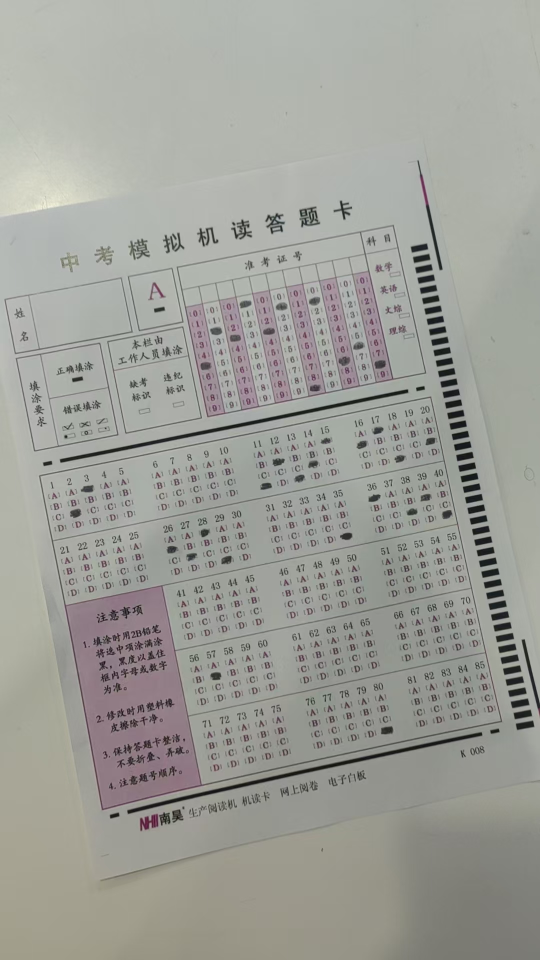
#> input picture images/test11.jpg, 1080 x 1919 px, given in place of test15.jpg, which was not available (shown at 1/2 size)
$ python recognize_answer.py
#> lines starting #> are read from the running program, lines starting #| are printed output that depends on the picture; after the words box and inside, x2 and y2 are one past the last pixel; in counts of white or black regions, pixels touching at a corner belong together; pictures that were not available may be replaced by others from this repository, and a replacement may not be noted
#> in process_answer_sheet, img is the input picture: shape (1919, 1080, 3); mean B, G, R 152.7, 158.8, 158.2
### src/find_region.py
'''
Step1: 提取答题区域和学号填涂区域，并透视变换转正视图
Author: 李明珠
Time: 2025-12-18
'''
import cv2
import numpy as np
import matplotlib.pyplot as plt

def order_points(pts):
    """func:排序角点"""
    rect = np.zeros((4, 2), dtype="float32")
    sum = pts.sum(axis=1)
    rect[0] = pts[np.argmin(sum)]  # 左上：x+y最小
    rect[2] = pts[np.argmax(sum)]  # 右下：x+y最大
    diff = np.diff(pts, axis=1)
    rect[1] = pts[np.argmin(diff)]  # 右上：x-y最小
    rect[3] = pts[np.argmax(diff)]  # 左下：x-y最大

    return rect

def perspective_transform(img, corners, show=False):
    """func:对指定区域进行透视变换，转为正视图"""
    pts = corners.reshape(4, 2)
    rect = order_points(pts)
    (tl, tr, br, bl) = rect

    # 计算新图像宽高
    widthA = np.sqrt(((br[0] - bl[0]) ** 2) + ((br[1] - bl[1]) ** 2))
    widthB = np.sqrt(((tr[0] - tl[0]) ** 2) + ((tr[1] - tl[1]) ** 2))
    maxWidth = max(int(widthA), int(widthB))

    heightA = np.sqrt(((tr[0] - br[0]) ** 2) + ((tr[1] - br[1]) ** 2))
    heightB = np.sqrt(((tl[0] - bl[0]) ** 2) + ((tl[1] - bl[1]) ** 2))
    maxHeight = max(int(heightA), int(heightB))

    # 目标矩形的四个角点（正视图）
    dst = np.array([
        [0, 0],                    # 左上
        [maxWidth - 1, 0],         # 右上
        [maxWidth - 1, maxHeight - 1],  # 右下
        [0, maxHeight - 1]         # 左下
    ], dtype="float32")

    # 计算透视变换矩阵
    M = cv2.getPerspectiveTransform(rect, dst)

    warped = cv2.warpPerspective(img, M, (maxWidth, maxHeight))

    if show:
        plt.imshow(warped, cmap='gray')
        plt.title('perspective transform')
        plt.show()

    return warped, M

def find_answer_sheet_corners(img_gray, show=False):
    """func:找到答题区域和学号填涂区域的角点"""
#> called with show = False
    binary = cv2.adaptiveThreshold(img_gray, 255,
                                    cv2.ADAPTIVE_THRESH_GAUSSIAN_C,
                                    cv2.THRESH_BINARY_INV,
                                    blockSize=31,
                                    C=15)
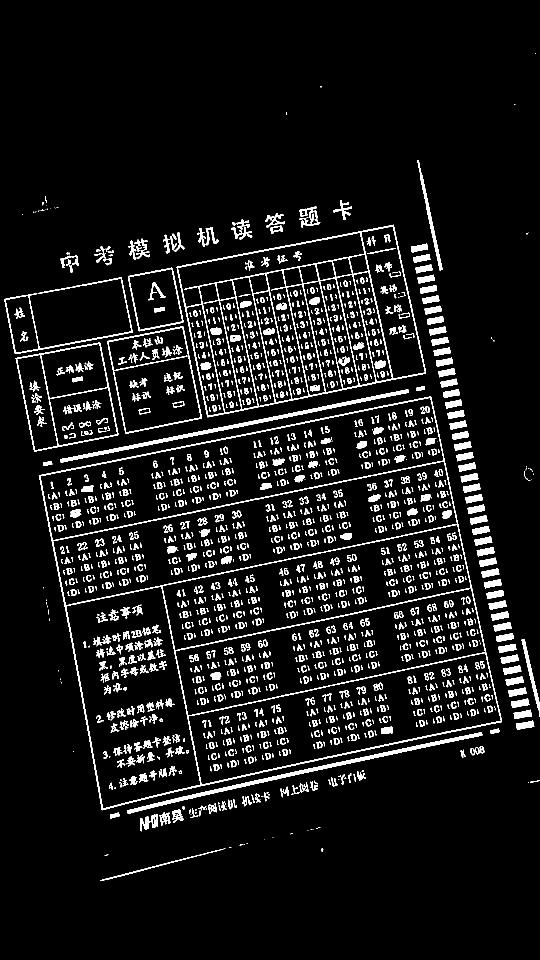
#> binary: shape (1919, 1080) (shown at 1/2 size); 7.6% white; 1897 white regions (726 under 20 px), largest, box (x1, y1, x2, y2) and area: (78, 793, 1004, 1621) 15840, (353, 449, 852, 835) 11846, (255, 1464, 965, 1628) 5116
    kernel = np.ones((5, 5), np.uint8)
    closed = cv2.morphologyEx(binary, cv2.MORPH_CLOSE, kernel)
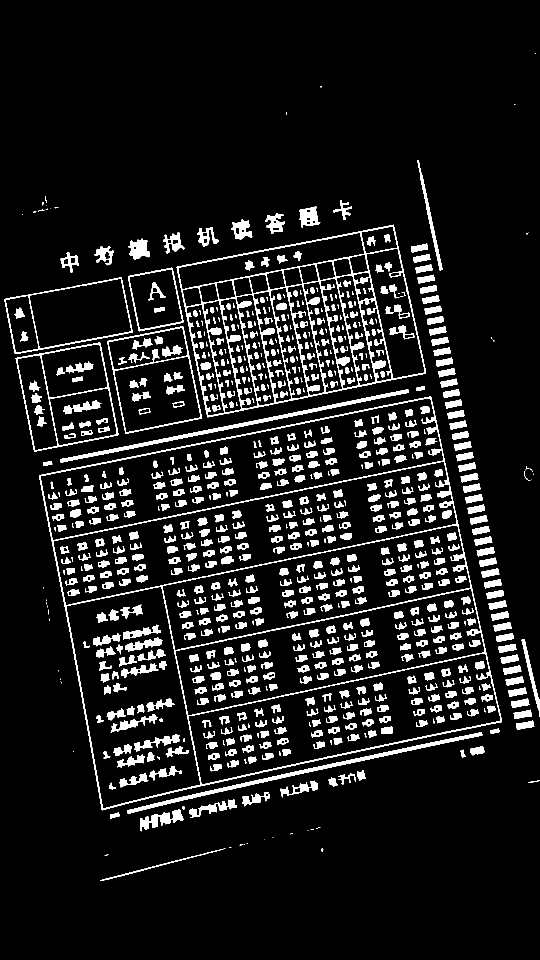
#> closed: shape (1919, 1080) (shown at 1/2 size); 9.7% white; 820 white regions (127 under 20 px)

    contours, _ = cv2.findContours(closed, cv2.RETR_EXTERNAL, cv2.CHAIN_APPROX_SIMPLE)
#> contours = 125 contours, 46 with area under 20; largest, box (x1, y1, x2, y2) and area: (78, 793, 1004, 1621) 540174, (353, 449, 852, 835) 135372, (31, 685, 237, 903) 32432, (214, 653, 404, 868) 29138, (9, 555, 266, 708) 26660

    # 最大的轮廓是答题卡区域
    largest_contour = max(contours, key=cv2.contourArea)
#> largest_contour = contour of 1205 points, box (x1, y1, x2, y2) (78, 793, 1004, 1621), area 540174
    # 次大的轮廓是学号填涂区
    second_largest_contour = sorted(contours, key=cv2.contourArea, reverse=True)[1]
#> second_largest_contour = contour of 599 points, box (x1, y1, x2, y2) (353, 449, 852, 835), area 135372

    # 使用最小外接矩形获取角点
    rect_ans = cv2.minAreaRect(largest_contour)
#> rect_ans = ((531.1, 1199.9), (820, 681.4), -12.32)
    ans_box = cv2.boxPoints(rect_ans).astype("float32")
#> ans_box = [[203.3, 1620.2], [57.9, 954.5], [859, 779.6], [1004.4, 1445.2]]

    rect_id = cv2.minAreaRect(second_largest_contour)
#> rect_id = ((602.2, 639.8), (447.6, 308.3), -11.42)
    id_box = cv2.boxPoints(rect_id).astype("float32")
#> id_box = [[413.4, 835.2], [352.4, 533], [791.1, 444.4], [852.1, 746.6]]

    if show: # debug用
        img_contour = cv2.cvtColor(img_gray, cv2.COLOR_GRAY2BGR)  # 转换为BGR

        # 最大轮廓（红色加粗）
        cv2.drawContours(img_contour, [largest_contour], -1, (0, 0, 255), 3)
        # 次大轮廓（蓝色加粗）
        cv2.drawContours(img_contour, [second_largest_contour], -1, (255, 0, 0), 3)
        # 其他轮廓（浅绿色）
        for i, contour in enumerate(contours):
            if contour is not largest_contour:
                cv2.drawContours(img_contour, [contour], -1, (0, 255, 0), 1)

        # 绘制最小外接矩形（黄色、青色）
        ans_box_int = ans_box.astype(np.int32)
        cv2.polylines(img_contour, [ans_box_int], True, (0, 255, 255), 2)

        id_box_int = id_box.astype(np.int32)
        cv2.polylines(img_contour, [id_box_int], True, (255, 255, 0), 2)

        # 显示轮廓
        plt.figure(figsize=(12, 8))
        plt.imshow(cv2.cvtColor(img_contour, cv2.COLOR_BGR2RGB))
        plt.title('Contours Detection (Yellow: Answer Sheet, Cyan: ID Region)')
        plt.axis('off')
        plt.show()

    return ans_box, id_box

def process_answer_sheet(image_path, show=False):
    """func:功能集合实现"""
    img = cv2.imread(image_path)
    gray = cv2.cvtColor(img, cv2.COLOR_BGR2GRAY)

    ans_box, id_box = find_answer_sheet_corners(gray, show=show)

    sheet_warped, _ = perspective_transform(img, ans_box, show=show)
#> in perspective_transform, `pts = corners.reshape(4, 2)`: pts has the same summary as ans_box in find_answer_sheet_corners
#> in order_points, `sum = pts.sum(axis=1)`: sum = [1823.4, 1012.4, 1638.6, 2449.6]
#> in order_points, `diff = np.diff(pts, axis=1)`: diff = [1416.9, 896.6, -79.45, 440.9]
#> in perspective_transform, `rect = order_points(pts)`: rect = [[57.9, 954.5], [859, 779.6], [1004.4, 1445.2], [203.3, 1620.2]]
#> in perspective_transform, `(tl, tr, br, bl) = rect`: tl = [57.9, 954.5]; tr = [859, 779.6]; br = [1004.4, 1445.2]; bl = [203.3, 1620.2]
#> in perspective_transform, `widthA = np.sqrt(((br[0] - bl[0]) ** 2) + ((br[1] - bl[1]) ** 2))`: widthA = 820
#> in perspective_transform, `maxWidth = max(int(widthA), int(widthB))`: maxWidth = 819
#> in perspective_transform, `heightA = np.sqrt(((tr[0] - br[0]) ** 2) + ((tr[1] - br[1]) ** 2))`: heightA = 681.4
#> in perspective_transform, `maxHeight = max(int(heightA), int(heightB))`: maxHeight = 681
#> in perspective_transform, `dst = np.array([ [0, 0],                    # 左上 [maxWidth - 1, 0],   ..`: dst = [[0, 0], [818, 0], [818, 680], [0, 680]]
#> in perspective_transform, `M = cv2.getPerspectiveTransform(rect, dst)`: M = [[0.975, -0.213, 146.7], [0.213, 0.975, -943], [4.09e-19, -3.72e-20, 1]]
#> in perspective_transform, `warped = cv2.warpPerspective(img, M, (maxWidth, maxHeight))`:
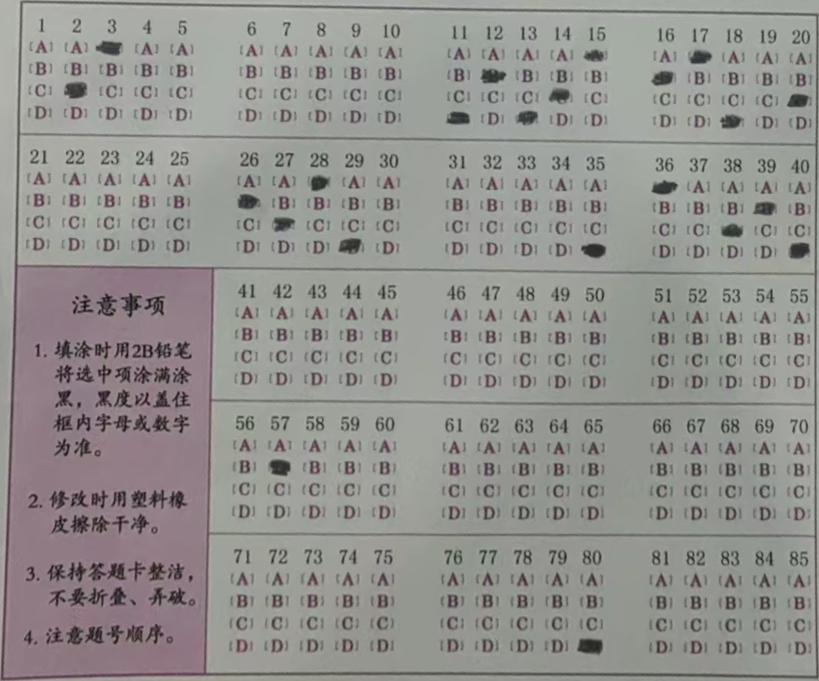
#> warped: shape (681, 819, 3); mean B, G, R 142.2, 145.3, 146.5
    id_region_warped, _ = perspective_transform(img, id_box, show=show)
#> (the rest of the program and of its run is left out)
